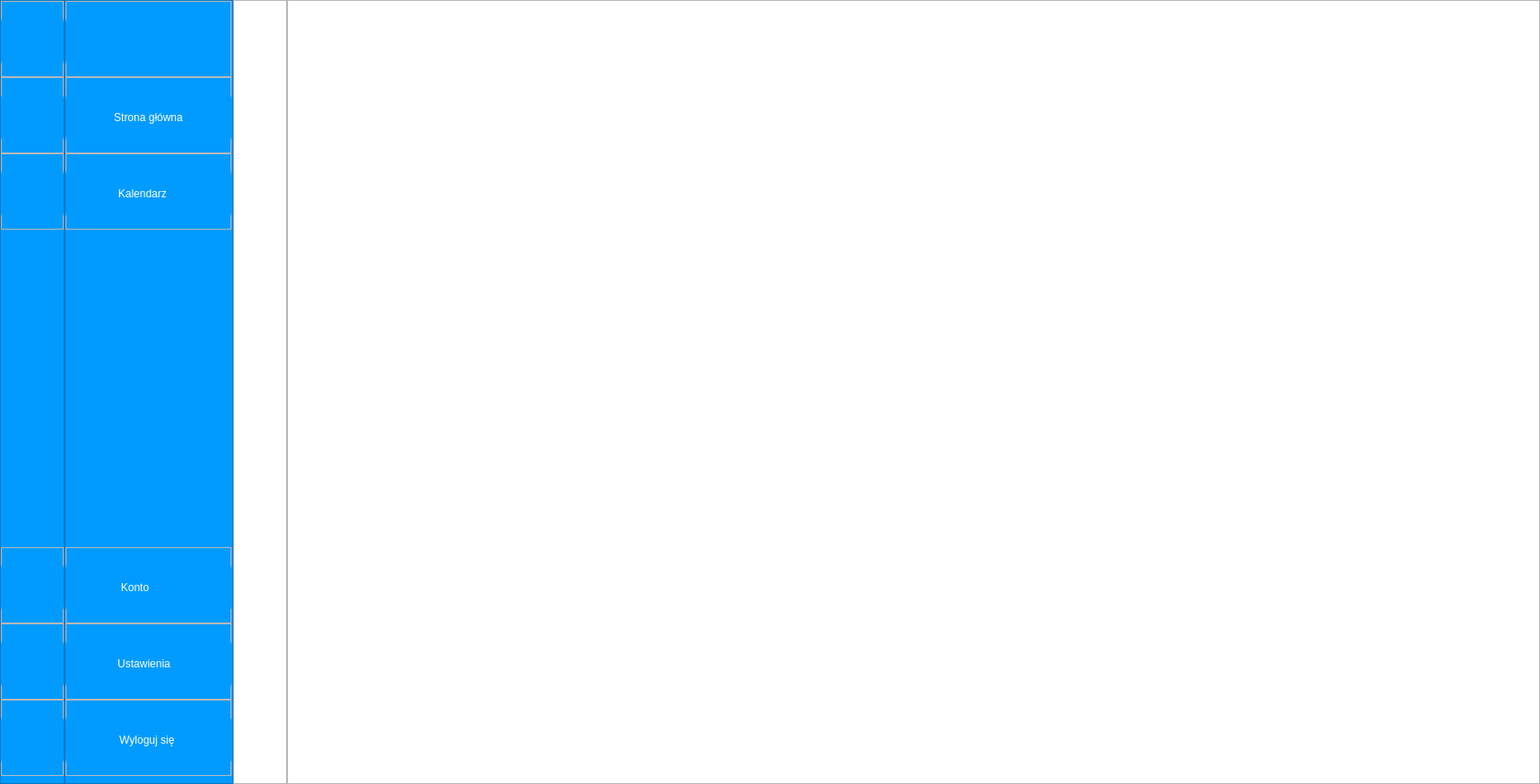
<?xml version="1.0" encoding="UTF-8"?>
<ui version="4.0">
 <class>MainWindow</class>
 <widget class="QMainWindow" name="MainWindow">
  <property name="geometry">
   <rect>
    <x>0</x>
    <y>0</y>
    <width>1717</width>
    <height>874</height>
   </rect>
  </property>
  <property name="minimumSize">
   <size>
    <width>0</width>
    <height>750</height>
   </size>
  </property>
  <property name="windowTitle">
   <string>TimeForge</string>
  </property>
  <property name="styleSheet">
   <string notr="true">QMainWindow {
	background-color: white;
}
QFrame#pasek, QFrame#pasek_hover {
	background-color: #019bff;
}
QPushButton#btn_sidebar_zwin_calosc {
	background-color:transparent;
}
QPushButton {
	background-color: #019bff; /* Kolor tła */
	border: none; /* Brak obramowania */
	color: white; /* Kolor czcionki */
	padding: 10px 20px; /* Wielkość przycisku */
	border-radius: 15px; /* Zaokrąglenie krawędzi */
}
QPushButton:hover {
	background-color: #1565C0; /* Kolor tła po najechaniu myszką */
}
QPushButton:pressed {
	background-color: #0D47A1; /* Kolor tła po kliknięciu */
}
QPushButton:checked {
	background-color: white;
	color: #019bff;
}


</string>
  </property>
  <widget class="QWidget" name="centralwidget">
   <property name="sizePolicy">
    <sizepolicy hsizetype="Minimum" vsizetype="Minimum">
     <horstretch>0</horstretch>
     <verstretch>0</verstretch>
    </sizepolicy>
   </property>
   <layout class="QHBoxLayout" name="horizontalLayout">
    <property name="spacing">
     <number>0</number>
    </property>
    <property name="leftMargin">
     <number>0</number>
    </property>
    <property name="topMargin">
     <number>0</number>
    </property>
    <property name="rightMargin">
     <number>0</number>
    </property>
    <property name="bottomMargin">
     <number>0</number>
    </property>
    <item alignment="Qt::AlignLeft">
     <widget class="QFrame" name="pasek">
      <property name="sizePolicy">
       <sizepolicy hsizetype="Minimum" vsizetype="Minimum">
        <horstretch>0</horstretch>
        <verstretch>0</verstretch>
       </sizepolicy>
      </property>
      <property name="minimumSize">
       <size>
        <width>72</width>
        <height>0</height>
       </size>
      </property>
      <property name="maximumSize">
       <size>
        <width>72</width>
        <height>16777215</height>
       </size>
      </property>
      <property name="frameShape">
       <enum>QFrame::StyledPanel</enum>
      </property>
      <property name="frameShadow">
       <enum>QFrame::Raised</enum>
      </property>
      <layout class="QVBoxLayout" name="verticalLayout_2">
       <property name="spacing">
        <number>0</number>
       </property>
       <property name="leftMargin">
        <number>0</number>
       </property>
       <property name="topMargin">
        <number>0</number>
       </property>
       <property name="rightMargin">
        <number>0</number>
       </property>
       <property name="bottomMargin">
        <number>8</number>
       </property>
       <item alignment="Qt::AlignLeft">
        <widget class="QFrame" name="frame">
         <property name="sizePolicy">
          <sizepolicy hsizetype="Expanding" vsizetype="Preferred">
           <horstretch>0</horstretch>
           <verstretch>0</verstretch>
          </sizepolicy>
         </property>
         <property name="minimumSize">
          <size>
           <width>70</width>
           <height>85</height>
          </size>
         </property>
         <property name="maximumSize">
          <size>
           <width>70</width>
           <height>85</height>
          </size>
         </property>
         <property name="frameShape">
          <enum>QFrame::StyledPanel</enum>
         </property>
         <property name="frameShadow">
          <enum>QFrame::Raised</enum>
         </property>
         <widget class="QPushButton" name="btn_sidebar_zwin">
          <property name="geometry">
           <rect>
            <x>0</x>
            <y>10</y>
            <width>70</width>
            <height>70</height>
           </rect>
          </property>
          <property name="sizePolicy">
           <sizepolicy hsizetype="Minimum" vsizetype="Minimum">
            <horstretch>0</horstretch>
            <verstretch>0</verstretch>
           </sizepolicy>
          </property>
          <property name="minimumSize">
           <size>
            <width>70</width>
            <height>70</height>
           </size>
          </property>
          <property name="maximumSize">
           <size>
            <width>70</width>
            <height>70</height>
           </size>
          </property>
          <property name="text">
           <string/>
          </property>
          <property name="icon">
           <iconset>
            <normaloff>../icons/icons_white/menu.svg</normaloff>
            <normalon>../icons/icons_blue/menu.svg</normalon>../icons/icons_white/menu.svg</iconset>
          </property>
          <property name="iconSize">
           <size>
            <width>40</width>
            <height>40</height>
           </size>
          </property>
          <property name="checkable">
           <bool>false</bool>
          </property>
         </widget>
        </widget>
       </item>
       <item>
        <widget class="QFrame" name="strona_glowna">
         <property name="sizePolicy">
          <sizepolicy hsizetype="Expanding" vsizetype="Minimum">
           <horstretch>0</horstretch>
           <verstretch>0</verstretch>
          </sizepolicy>
         </property>
         <property name="minimumSize">
          <size>
           <width>70</width>
           <height>85</height>
          </size>
         </property>
         <property name="maximumSize">
          <size>
           <width>70</width>
           <height>85</height>
          </size>
         </property>
         <property name="frameShape">
          <enum>QFrame::StyledPanel</enum>
         </property>
         <property name="frameShadow">
          <enum>QFrame::Raised</enum>
         </property>
         <widget class="QPushButton" name="btn_strona_glowna">
          <property name="geometry">
           <rect>
            <x>0</x>
            <y>10</y>
            <width>70</width>
            <height>70</height>
           </rect>
          </property>
          <property name="minimumSize">
           <size>
            <width>70</width>
            <height>70</height>
           </size>
          </property>
          <property name="maximumSize">
           <size>
            <width>70</width>
            <height>70</height>
           </size>
          </property>
          <property name="text">
           <string/>
          </property>
          <property name="icon">
           <iconset>
            <normaloff>../icons/icons_white/home.svg</normaloff>
            <normalon>../icons/icons_blue/home.svg</normalon>../icons/icons_white/home.svg</iconset>
          </property>
          <property name="iconSize">
           <size>
            <width>40</width>
            <height>40</height>
           </size>
          </property>
          <property name="shortcut">
           <string>Ctrl+H</string>
          </property>
          <property name="checkable">
           <bool>true</bool>
          </property>
          <property name="autoExclusive">
           <bool>true</bool>
          </property>
          <attribute name="buttonGroup">
           <string notr="true">grupa_przyciski</string>
          </attribute>
         </widget>
        </widget>
       </item>
       <item>
        <widget class="QFrame" name="kalendarz">
         <property name="sizePolicy">
          <sizepolicy hsizetype="Expanding" vsizetype="Minimum">
           <horstretch>0</horstretch>
           <verstretch>0</verstretch>
          </sizepolicy>
         </property>
         <property name="minimumSize">
          <size>
           <width>70</width>
           <height>85</height>
          </size>
         </property>
         <property name="maximumSize">
          <size>
           <width>70</width>
           <height>85</height>
          </size>
         </property>
         <property name="frameShape">
          <enum>QFrame::StyledPanel</enum>
         </property>
         <property name="frameShadow">
          <enum>QFrame::Raised</enum>
         </property>
         <widget class="QPushButton" name="btn_kalendarz">
          <property name="geometry">
           <rect>
            <x>0</x>
            <y>10</y>
            <width>70</width>
            <height>70</height>
           </rect>
          </property>
          <property name="minimumSize">
           <size>
            <width>70</width>
            <height>70</height>
           </size>
          </property>
          <property name="maximumSize">
           <size>
            <width>70</width>
            <height>70</height>
           </size>
          </property>
          <property name="text">
           <string/>
          </property>
          <property name="icon">
           <iconset>
            <normaloff>../icons/icons_white/calendar.svg</normaloff>
            <normalon>../icons/icons_blue/calendar.svg</normalon>../icons/icons_white/calendar.svg</iconset>
          </property>
          <property name="iconSize">
           <size>
            <width>40</width>
            <height>40</height>
           </size>
          </property>
          <property name="shortcut">
           <string>Ctrl+K</string>
          </property>
          <property name="checkable">
           <bool>true</bool>
          </property>
          <property name="autoExclusive">
           <bool>true</bool>
          </property>
          <attribute name="buttonGroup">
           <string notr="true">grupa_przyciski</string>
          </attribute>
         </widget>
        </widget>
       </item>
       <item>
        <spacer name="spacer_sidebar">
         <property name="orientation">
          <enum>Qt::Vertical</enum>
         </property>
         <property name="sizeType">
          <enum>QSizePolicy::Expanding</enum>
         </property>
         <property name="sizeHint" stdset="0">
          <size>
           <width>67</width>
           <height>177</height>
          </size>
         </property>
        </spacer>
       </item>
       <item>
        <widget class="QFrame" name="konto">
         <property name="sizePolicy">
          <sizepolicy hsizetype="Expanding" vsizetype="Minimum">
           <horstretch>0</horstretch>
           <verstretch>0</verstretch>
          </sizepolicy>
         </property>
         <property name="minimumSize">
          <size>
           <width>70</width>
           <height>85</height>
          </size>
         </property>
         <property name="maximumSize">
          <size>
           <width>70</width>
           <height>85</height>
          </size>
         </property>
         <property name="frameShape">
          <enum>QFrame::StyledPanel</enum>
         </property>
         <property name="frameShadow">
          <enum>QFrame::Raised</enum>
         </property>
         <widget class="QPushButton" name="btn_konto">
          <property name="geometry">
           <rect>
            <x>0</x>
            <y>10</y>
            <width>70</width>
            <height>70</height>
           </rect>
          </property>
          <property name="minimumSize">
           <size>
            <width>70</width>
            <height>70</height>
           </size>
          </property>
          <property name="maximumSize">
           <size>
            <width>70</width>
            <height>70</height>
           </size>
          </property>
          <property name="text">
           <string/>
          </property>
          <property name="icon">
           <iconset>
            <normaloff>../icons/icons_white/user.svg</normaloff>
            <normalon>../icons/icons_blue/user.svg</normalon>../icons/icons_white/user.svg</iconset>
          </property>
          <property name="iconSize">
           <size>
            <width>40</width>
            <height>40</height>
           </size>
          </property>
          <property name="shortcut">
           <string>Ctrl+A</string>
          </property>
          <property name="checkable">
           <bool>true</bool>
          </property>
          <property name="autoExclusive">
           <bool>true</bool>
          </property>
          <attribute name="buttonGroup">
           <string notr="true">grupa_przyciski</string>
          </attribute>
         </widget>
        </widget>
       </item>
       <item>
        <widget class="QFrame" name="ustawienia">
         <property name="sizePolicy">
          <sizepolicy hsizetype="Expanding" vsizetype="Minimum">
           <horstretch>0</horstretch>
           <verstretch>0</verstretch>
          </sizepolicy>
         </property>
         <property name="minimumSize">
          <size>
           <width>70</width>
           <height>85</height>
          </size>
         </property>
         <property name="maximumSize">
          <size>
           <width>70</width>
           <height>85</height>
          </size>
         </property>
         <property name="frameShape">
          <enum>QFrame::StyledPanel</enum>
         </property>
         <property name="frameShadow">
          <enum>QFrame::Raised</enum>
         </property>
         <widget class="QPushButton" name="btn_ustawienia">
          <property name="geometry">
           <rect>
            <x>0</x>
            <y>10</y>
            <width>70</width>
            <height>70</height>
           </rect>
          </property>
          <property name="minimumSize">
           <size>
            <width>70</width>
            <height>70</height>
           </size>
          </property>
          <property name="maximumSize">
           <size>
            <width>70</width>
            <height>70</height>
           </size>
          </property>
          <property name="text">
           <string/>
          </property>
          <property name="icon">
           <iconset>
            <normaloff>../icons/icons_white/settings.svg</normaloff>
            <normalon>../icons/icons_blue/settings.svg</normalon>../icons/icons_white/settings.svg</iconset>
          </property>
          <property name="iconSize">
           <size>
            <width>40</width>
            <height>40</height>
           </size>
          </property>
          <property name="shortcut">
           <string>Ctrl+U</string>
          </property>
          <property name="checkable">
           <bool>true</bool>
          </property>
          <property name="autoExclusive">
           <bool>true</bool>
          </property>
          <attribute name="buttonGroup">
           <string notr="true">grupa_przyciski</string>
          </attribute>
         </widget>
        </widget>
       </item>
       <item>
        <widget class="QFrame" name="wyloguj">
         <property name="sizePolicy">
          <sizepolicy hsizetype="Expanding" vsizetype="Minimum">
           <horstretch>0</horstretch>
           <verstretch>0</verstretch>
          </sizepolicy>
         </property>
         <property name="minimumSize">
          <size>
           <width>70</width>
           <height>85</height>
          </size>
         </property>
         <property name="maximumSize">
          <size>
           <width>70</width>
           <height>85</height>
          </size>
         </property>
         <property name="frameShape">
          <enum>QFrame::StyledPanel</enum>
         </property>
         <property name="frameShadow">
          <enum>QFrame::Raised</enum>
         </property>
         <widget class="QPushButton" name="btn_wyloguj">
          <property name="geometry">
           <rect>
            <x>0</x>
            <y>10</y>
            <width>70</width>
            <height>70</height>
           </rect>
          </property>
          <property name="minimumSize">
           <size>
            <width>70</width>
            <height>70</height>
           </size>
          </property>
          <property name="maximumSize">
           <size>
            <width>70</width>
            <height>70</height>
           </size>
          </property>
          <property name="text">
           <string/>
          </property>
          <property name="icon">
           <iconset>
            <normaloff>../icons/icons_white/log-out.svg</normaloff>
            <normalon>../icons/icons_blue/log-out.svg</normalon>../icons/icons_white/log-out.svg</iconset>
          </property>
          <property name="iconSize">
           <size>
            <width>40</width>
            <height>40</height>
           </size>
          </property>
          <property name="shortcut">
           <string>Ctrl+Q</string>
          </property>
          <property name="checkable">
           <bool>true</bool>
          </property>
          <property name="autoExclusive">
           <bool>true</bool>
          </property>
          <attribute name="buttonGroup">
           <string notr="true">grupa_przyciski</string>
          </attribute>
         </widget>
        </widget>
       </item>
      </layout>
     </widget>
    </item>
    <item>
     <widget class="QFrame" name="pasek_hover">
      <property name="sizePolicy">
       <sizepolicy hsizetype="Minimum" vsizetype="Minimum">
        <horstretch>0</horstretch>
        <verstretch>0</verstretch>
       </sizepolicy>
      </property>
      <property name="minimumSize">
       <size>
        <width>188</width>
        <height>0</height>
       </size>
      </property>
      <property name="maximumSize">
       <size>
        <width>188</width>
        <height>16777215</height>
       </size>
      </property>
      <property name="styleSheet">
       <string notr="true"/>
      </property>
      <property name="frameShape">
       <enum>QFrame::StyledPanel</enum>
      </property>
      <property name="frameShadow">
       <enum>QFrame::Raised</enum>
      </property>
      <layout class="QVBoxLayout" name="verticalLayout_4">
       <property name="spacing">
        <number>0</number>
       </property>
       <property name="leftMargin">
        <number>0</number>
       </property>
       <property name="topMargin">
        <number>0</number>
       </property>
       <property name="rightMargin">
        <number>0</number>
       </property>
       <property name="bottomMargin">
        <number>8</number>
       </property>
       <item alignment="Qt::AlignLeft">
        <widget class="QFrame" name="frame_3">
         <property name="sizePolicy">
          <sizepolicy hsizetype="Expanding" vsizetype="Preferred">
           <horstretch>0</horstretch>
           <verstretch>0</verstretch>
          </sizepolicy>
         </property>
         <property name="minimumSize">
          <size>
           <width>185</width>
           <height>85</height>
          </size>
         </property>
         <property name="maximumSize">
          <size>
           <width>185</width>
           <height>85</height>
          </size>
         </property>
         <property name="frameShape">
          <enum>QFrame::StyledPanel</enum>
         </property>
         <property name="frameShadow">
          <enum>QFrame::Raised</enum>
         </property>
         <widget class="QPushButton" name="btn_sidebar_zwin_2">
          <property name="geometry">
           <rect>
            <x>0</x>
            <y>10</y>
            <width>70</width>
            <height>70</height>
           </rect>
          </property>
          <property name="sizePolicy">
           <sizepolicy hsizetype="Minimum" vsizetype="Minimum">
            <horstretch>0</horstretch>
            <verstretch>0</verstretch>
           </sizepolicy>
          </property>
          <property name="minimumSize">
           <size>
            <width>70</width>
            <height>70</height>
           </size>
          </property>
          <property name="maximumSize">
           <size>
            <width>70</width>
            <height>70</height>
           </size>
          </property>
          <property name="text">
           <string/>
          </property>
          <property name="icon">
           <iconset>
            <normaloff>../icons/icons_white/menu.svg</normaloff>
            <normalon>../icons/icons_blue/menu.svg</normalon>../icons/icons_white/menu.svg</iconset>
          </property>
          <property name="iconSize">
           <size>
            <width>40</width>
            <height>40</height>
           </size>
          </property>
          <property name="checkable">
           <bool>false</bool>
          </property>
         </widget>
        </widget>
       </item>
       <item>
        <widget class="QFrame" name="strona_glowna_3">
         <property name="sizePolicy">
          <sizepolicy hsizetype="Expanding" vsizetype="Minimum">
           <horstretch>0</horstretch>
           <verstretch>0</verstretch>
          </sizepolicy>
         </property>
         <property name="minimumSize">
          <size>
           <width>185</width>
           <height>85</height>
          </size>
         </property>
         <property name="maximumSize">
          <size>
           <width>185</width>
           <height>85</height>
          </size>
         </property>
         <property name="frameShape">
          <enum>QFrame::StyledPanel</enum>
         </property>
         <property name="frameShadow">
          <enum>QFrame::Raised</enum>
         </property>
         <widget class="QPushButton" name="btn_strona_glowna_3">
          <property name="geometry">
           <rect>
            <x>0</x>
            <y>10</y>
            <width>185</width>
            <height>70</height>
           </rect>
          </property>
          <property name="minimumSize">
           <size>
            <width>185</width>
            <height>70</height>
           </size>
          </property>
          <property name="maximumSize">
           <size>
            <width>185</width>
            <height>70</height>
           </size>
          </property>
          <property name="font">
           <font>
            <pointsize>9</pointsize>
            <weight>50</weight>
            <bold>false</bold>
           </font>
          </property>
          <property name="text">
           <string>Strona główna</string>
          </property>
          <property name="icon">
           <iconset>
            <normaloff>../icons/icons_white/home.svg</normaloff>
            <normalon>../icons/icons_blue/home.svg</normalon>../icons/icons_white/home.svg</iconset>
          </property>
          <property name="iconSize">
           <size>
            <width>40</width>
            <height>40</height>
           </size>
          </property>
          <property name="shortcut">
           <string>Ctrl+H</string>
          </property>
          <property name="checkable">
           <bool>true</bool>
          </property>
          <property name="autoExclusive">
           <bool>true</bool>
          </property>
          <attribute name="buttonGroup">
           <string notr="true">grupa_przyciski_long</string>
          </attribute>
         </widget>
        </widget>
       </item>
       <item>
        <widget class="QFrame" name="kalendarz_3">
         <property name="sizePolicy">
          <sizepolicy hsizetype="Expanding" vsizetype="Minimum">
           <horstretch>0</horstretch>
           <verstretch>0</verstretch>
          </sizepolicy>
         </property>
         <property name="minimumSize">
          <size>
           <width>185</width>
           <height>85</height>
          </size>
         </property>
         <property name="maximumSize">
          <size>
           <width>185</width>
           <height>85</height>
          </size>
         </property>
         <property name="frameShape">
          <enum>QFrame::StyledPanel</enum>
         </property>
         <property name="frameShadow">
          <enum>QFrame::Raised</enum>
         </property>
         <widget class="QPushButton" name="btn_kalendarz_3">
          <property name="geometry">
           <rect>
            <x>0</x>
            <y>10</y>
            <width>185</width>
            <height>70</height>
           </rect>
          </property>
          <property name="minimumSize">
           <size>
            <width>185</width>
            <height>70</height>
           </size>
          </property>
          <property name="maximumSize">
           <size>
            <width>185</width>
            <height>70</height>
           </size>
          </property>
          <property name="font">
           <font>
            <pointsize>9</pointsize>
           </font>
          </property>
          <property name="text">
           <string> Kalendarz     </string>
          </property>
          <property name="icon">
           <iconset>
            <normaloff>../icons/icons_white/calendar.svg</normaloff>
            <normalon>../icons/icons_blue/calendar.svg</normalon>../icons/icons_white/calendar.svg</iconset>
          </property>
          <property name="iconSize">
           <size>
            <width>40</width>
            <height>40</height>
           </size>
          </property>
          <property name="shortcut">
           <string>Ctrl+K</string>
          </property>
          <property name="checkable">
           <bool>true</bool>
          </property>
          <property name="autoExclusive">
           <bool>true</bool>
          </property>
          <attribute name="buttonGroup">
           <string notr="true">grupa_przyciski_long</string>
          </attribute>
         </widget>
        </widget>
       </item>
       <item>
        <spacer name="spacer_sidebar_hover">
         <property name="orientation">
          <enum>Qt::Vertical</enum>
         </property>
         <property name="sizeType">
          <enum>QSizePolicy::Expanding</enum>
         </property>
         <property name="sizeHint" stdset="0">
          <size>
           <width>183</width>
           <height>37</height>
          </size>
         </property>
        </spacer>
       </item>
       <item>
        <widget class="QFrame" name="konto_3">
         <property name="sizePolicy">
          <sizepolicy hsizetype="Expanding" vsizetype="Minimum">
           <horstretch>0</horstretch>
           <verstretch>0</verstretch>
          </sizepolicy>
         </property>
         <property name="minimumSize">
          <size>
           <width>185</width>
           <height>85</height>
          </size>
         </property>
         <property name="maximumSize">
          <size>
           <width>185</width>
           <height>85</height>
          </size>
         </property>
         <property name="frameShape">
          <enum>QFrame::StyledPanel</enum>
         </property>
         <property name="frameShadow">
          <enum>QFrame::Raised</enum>
         </property>
         <widget class="QPushButton" name="btn_konto_3">
          <property name="geometry">
           <rect>
            <x>0</x>
            <y>10</y>
            <width>185</width>
            <height>70</height>
           </rect>
          </property>
          <property name="minimumSize">
           <size>
            <width>185</width>
            <height>70</height>
           </size>
          </property>
          <property name="maximumSize">
           <size>
            <width>185</width>
            <height>70</height>
           </size>
          </property>
          <property name="font">
           <font>
            <pointsize>9</pointsize>
           </font>
          </property>
          <property name="text">
           <string> Konto          </string>
          </property>
          <property name="icon">
           <iconset>
            <normaloff>../icons/icons_white/user.svg</normaloff>
            <normalon>../icons/icons_blue/user.svg</normalon>../icons/icons_white/user.svg</iconset>
          </property>
          <property name="iconSize">
           <size>
            <width>40</width>
            <height>40</height>
           </size>
          </property>
          <property name="shortcut">
           <string>Ctrl+A</string>
          </property>
          <property name="checkable">
           <bool>true</bool>
          </property>
          <property name="autoExclusive">
           <bool>true</bool>
          </property>
          <attribute name="buttonGroup">
           <string notr="true">grupa_przyciski_long</string>
          </attribute>
         </widget>
        </widget>
       </item>
       <item>
        <widget class="QFrame" name="ustawienia_3">
         <property name="sizePolicy">
          <sizepolicy hsizetype="Expanding" vsizetype="Minimum">
           <horstretch>0</horstretch>
           <verstretch>0</verstretch>
          </sizepolicy>
         </property>
         <property name="minimumSize">
          <size>
           <width>185</width>
           <height>85</height>
          </size>
         </property>
         <property name="maximumSize">
          <size>
           <width>185</width>
           <height>85</height>
          </size>
         </property>
         <property name="frameShape">
          <enum>QFrame::StyledPanel</enum>
         </property>
         <property name="frameShadow">
          <enum>QFrame::Raised</enum>
         </property>
         <widget class="QPushButton" name="btn_ustawienia_3">
          <property name="geometry">
           <rect>
            <x>0</x>
            <y>10</y>
            <width>185</width>
            <height>70</height>
           </rect>
          </property>
          <property name="minimumSize">
           <size>
            <width>185</width>
            <height>70</height>
           </size>
          </property>
          <property name="maximumSize">
           <size>
            <width>185</width>
            <height>70</height>
           </size>
          </property>
          <property name="font">
           <font>
            <pointsize>9</pointsize>
           </font>
          </property>
          <property name="text">
           <string> Ustawienia    </string>
          </property>
          <property name="icon">
           <iconset>
            <normaloff>../icons/icons_white/settings.svg</normaloff>
            <normalon>../icons/icons_blue/settings.svg</normalon>../icons/icons_white/settings.svg</iconset>
          </property>
          <property name="iconSize">
           <size>
            <width>40</width>
            <height>40</height>
           </size>
          </property>
          <property name="shortcut">
           <string>Ctrl+U</string>
          </property>
          <property name="checkable">
           <bool>true</bool>
          </property>
          <property name="autoExclusive">
           <bool>true</bool>
          </property>
          <attribute name="buttonGroup">
           <string notr="true">grupa_przyciski_long</string>
          </attribute>
         </widget>
        </widget>
       </item>
       <item>
        <widget class="QFrame" name="wyloguj_3">
         <property name="sizePolicy">
          <sizepolicy hsizetype="Expanding" vsizetype="Minimum">
           <horstretch>0</horstretch>
           <verstretch>0</verstretch>
          </sizepolicy>
         </property>
         <property name="minimumSize">
          <size>
           <width>185</width>
           <height>85</height>
          </size>
         </property>
         <property name="maximumSize">
          <size>
           <width>185</width>
           <height>85</height>
          </size>
         </property>
         <property name="frameShape">
          <enum>QFrame::StyledPanel</enum>
         </property>
         <property name="frameShadow">
          <enum>QFrame::Raised</enum>
         </property>
         <widget class="QPushButton" name="btn_wyloguj_3">
          <property name="geometry">
           <rect>
            <x>0</x>
            <y>10</y>
            <width>185</width>
            <height>70</height>
           </rect>
          </property>
          <property name="minimumSize">
           <size>
            <width>185</width>
            <height>70</height>
           </size>
          </property>
          <property name="maximumSize">
           <size>
            <width>185</width>
            <height>70</height>
           </size>
          </property>
          <property name="font">
           <font>
            <pointsize>9</pointsize>
           </font>
          </property>
          <property name="text">
           <string> Wyloguj się  </string>
          </property>
          <property name="icon">
           <iconset>
            <normaloff>../icons/icons_white/log-out.svg</normaloff>
            <normalon>../icons/icons_blue/log-out.svg</normalon>../icons/icons_white/log-out.svg</iconset>
          </property>
          <property name="iconSize">
           <size>
            <width>40</width>
            <height>40</height>
           </size>
          </property>
          <property name="shortcut">
           <string>Ctrl+Q</string>
          </property>
          <property name="checkable">
           <bool>true</bool>
          </property>
          <property name="autoExclusive">
           <bool>true</bool>
          </property>
          <attribute name="buttonGroup">
           <string notr="true">grupa_przyciski_long</string>
          </attribute>
         </widget>
        </widget>
       </item>
      </layout>
     </widget>
    </item>
    <item>
     <widget class="QFrame" name="pasek_zwiniety">
      <property name="minimumSize">
       <size>
        <width>60</width>
        <height>0</height>
       </size>
      </property>
      <property name="maximumSize">
       <size>
        <width>60</width>
        <height>16777215</height>
       </size>
      </property>
      <property name="frameShape">
       <enum>QFrame::StyledPanel</enum>
      </property>
      <property name="frameShadow">
       <enum>QFrame::Raised</enum>
      </property>
      <widget class="QPushButton" name="btn_sidebar_zwin_calosc">
       <property name="geometry">
        <rect>
         <x>0</x>
         <y>10</y>
         <width>70</width>
         <height>70</height>
        </rect>
       </property>
       <property name="sizePolicy">
        <sizepolicy hsizetype="Minimum" vsizetype="Minimum">
         <horstretch>0</horstretch>
         <verstretch>0</verstretch>
        </sizepolicy>
       </property>
       <property name="minimumSize">
        <size>
         <width>70</width>
         <height>70</height>
        </size>
       </property>
       <property name="maximumSize">
        <size>
         <width>70</width>
         <height>70</height>
        </size>
       </property>
       <property name="text">
        <string/>
       </property>
       <property name="icon">
        <iconset resource="../icons/ikony.qrc">
         <normaloff>:/niebieskie/icons_blue/menu.svg</normaloff>
         <normalon>../icons/icons_blue/menu.svg</normalon>:/niebieskie/icons_blue/menu.svg</iconset>
       </property>
       <property name="iconSize">
        <size>
         <width>40</width>
         <height>40</height>
        </size>
       </property>
       <property name="checkable">
        <bool>false</bool>
       </property>
      </widget>
     </widget>
    </item>
    <item>
     <widget class="QFrame" name="srodek">
      <property name="sizePolicy">
       <sizepolicy hsizetype="Expanding" vsizetype="Expanding">
        <horstretch>0</horstretch>
        <verstretch>0</verstretch>
       </sizepolicy>
      </property>
      <property name="minimumSize">
       <size>
        <width>0</width>
        <height>0</height>
       </size>
      </property>
      <property name="maximumSize">
       <size>
        <width>1677215</width>
        <height>16777215</height>
       </size>
      </property>
      <property name="frameShape">
       <enum>QFrame::StyledPanel</enum>
      </property>
      <property name="frameShadow">
       <enum>QFrame::Raised</enum>
      </property>
      <layout class="QVBoxLayout" name="verticalLayout">
       <property name="spacing">
        <number>0</number>
       </property>
       <property name="leftMargin">
        <number>0</number>
       </property>
       <property name="topMargin">
        <number>0</number>
       </property>
       <property name="rightMargin">
        <number>0</number>
       </property>
       <property name="bottomMargin">
        <number>0</number>
       </property>
       <item>
        <widget class="QStackedWidget" name="zawartosc_okna">
         <widget class="QWidget" name="page"/>
         <widget class="QWidget" name="page_2"/>
        </widget>
       </item>
      </layout>
     </widget>
    </item>
   </layout>
  </widget>
 </widget>
 <resources>
  <include location="../icons/ikony.qrc"/>
 </resources>
 <connections>
  <connection>
   <sender>btn_strona_glowna</sender>
   <signal>pressed()</signal>
   <receiver>btn_strona_glowna_3</receiver>
   <slot>toggle()</slot>
   <hints>
    <hint type="sourcelabel">
     <x>42</x>
     <y>133</y>
    </hint>
    <hint type="destinationlabel">
     <x>114</x>
     <y>134</y>
    </hint>
   </hints>
  </connection>
  <connection>
   <sender>btn_strona_glowna_3</sender>
   <signal>pressed()</signal>
   <receiver>btn_strona_glowna</receiver>
   <slot>toggle()</slot>
   <hints>
    <hint type="sourcelabel">
     <x>96</x>
     <y>150</y>
    </hint>
    <hint type="destinationlabel">
     <x>51</x>
     <y>154</y>
    </hint>
   </hints>
  </connection>
  <connection>
   <sender>btn_kalendarz</sender>
   <signal>pressed()</signal>
   <receiver>btn_kalendarz_3</receiver>
   <slot>toggle()</slot>
   <hints>
    <hint type="sourcelabel">
     <x>38</x>
     <y>218</y>
    </hint>
    <hint type="destinationlabel">
     <x>126</x>
     <y>218</y>
    </hint>
   </hints>
  </connection>
  <connection>
   <sender>btn_kalendarz_3</sender>
   <signal>pressed()</signal>
   <receiver>btn_kalendarz</receiver>
   <slot>toggle()</slot>
   <hints>
    <hint type="sourcelabel">
     <x>116</x>
     <y>232</y>
    </hint>
    <hint type="destinationlabel">
     <x>39</x>
     <y>232</y>
    </hint>
   </hints>
  </connection>
  <connection>
   <sender>btn_konto</sender>
   <signal>pressed()</signal>
   <receiver>btn_konto_3</receiver>
   <slot>toggle()</slot>
   <hints>
    <hint type="sourcelabel">
     <x>34</x>
     <y>612</y>
    </hint>
    <hint type="destinationlabel">
     <x>202</x>
     <y>612</y>
    </hint>
   </hints>
  </connection>
  <connection>
   <sender>btn_konto_3</sender>
   <signal>pressed()</signal>
   <receiver>btn_konto</receiver>
   <slot>toggle()</slot>
   <hints>
    <hint type="sourcelabel">
     <x>163</x>
     <y>612</y>
    </hint>
    <hint type="destinationlabel">
     <x>47</x>
     <y>612</y>
    </hint>
   </hints>
  </connection>
  <connection>
   <sender>btn_ustawienia</sender>
   <signal>pressed()</signal>
   <receiver>btn_ustawienia_3</receiver>
   <slot>toggle()</slot>
   <hints>
    <hint type="sourcelabel">
     <x>46</x>
     <y>697</y>
    </hint>
    <hint type="destinationlabel">
     <x>182</x>
     <y>697</y>
    </hint>
   </hints>
  </connection>
  <connection>
   <sender>btn_ustawienia_3</sender>
   <signal>pressed()</signal>
   <receiver>btn_ustawienia</receiver>
   <slot>toggle()</slot>
   <hints>
    <hint type="sourcelabel">
     <x>156</x>
     <y>697</y>
    </hint>
    <hint type="destinationlabel">
     <x>47</x>
     <y>697</y>
    </hint>
   </hints>
  </connection>
  <connection>
   <sender>btn_wyloguj</sender>
   <signal>pressed()</signal>
   <receiver>btn_wyloguj_3</receiver>
   <slot>toggle()</slot>
   <hints>
    <hint type="sourcelabel">
     <x>53</x>
     <y>782</y>
    </hint>
    <hint type="destinationlabel">
     <x>178</x>
     <y>782</y>
    </hint>
   </hints>
  </connection>
  <connection>
   <sender>btn_wyloguj_3</sender>
   <signal>pressed()</signal>
   <receiver>btn_wyloguj</receiver>
   <slot>toggle()</slot>
   <hints>
    <hint type="sourcelabel">
     <x>170</x>
     <y>782</y>
    </hint>
    <hint type="destinationlabel">
     <x>48</x>
     <y>782</y>
    </hint>
   </hints>
  </connection>
  <connection>
   <sender>btn_sidebar_zwin</sender>
   <signal>pressed()</signal>
   <receiver>btn_sidebar_zwin_calosc</receiver>
   <slot>show()</slot>
   <hints>
    <hint type="sourcelabel">
     <x>35</x>
     <y>53</y>
    </hint>
    <hint type="destinationlabel">
     <x>279</x>
     <y>56</y>
    </hint>
   </hints>
  </connection>
  <connection>
   <sender>btn_sidebar_zwin</sender>
   <signal>pressed()</signal>
   <receiver>pasek</receiver>
   <slot>hide()</slot>
   <hints>
    <hint type="sourcelabel">
     <x>41</x>
     <y>27</y>
    </hint>
    <hint type="destinationlabel">
     <x>63</x>
     <y>358</y>
    </hint>
   </hints>
  </connection>
  <connection>
   <sender>btn_sidebar_zwin</sender>
   <signal>pressed()</signal>
   <receiver>pasek_hover</receiver>
   <slot>hide()</slot>
   <hints>
    <hint type="sourcelabel">
     <x>35</x>
     <y>72</y>
    </hint>
    <hint type="destinationlabel">
     <x>257</x>
     <y>362</y>
    </hint>
   </hints>
  </connection>
  <connection>
   <sender>btn_sidebar_zwin_calosc</sender>
   <signal>pressed()</signal>
   <receiver>pasek</receiver>
   <slot>show()</slot>
   <hints>
    <hint type="sourcelabel">
     <x>291</x>
     <y>35</y>
    </hint>
    <hint type="destinationlabel">
     <x>35</x>
     <y>354</y>
    </hint>
   </hints>
  </connection>
  <connection>
   <sender>btn_sidebar_zwin_calosc</sender>
   <signal>pressed()</signal>
   <receiver>btn_sidebar_zwin_calosc</receiver>
   <slot>hide()</slot>
   <hints>
    <hint type="sourcelabel">
     <x>320</x>
     <y>41</y>
    </hint>
    <hint type="destinationlabel">
     <x>322</x>
     <y>51</y>
    </hint>
   </hints>
  </connection>
  <connection>
   <sender>btn_sidebar_zwin_2</sender>
   <signal>pressed()</signal>
   <receiver>pasek_hover</receiver>
   <slot>hide()</slot>
   <hints>
    <hint type="sourcelabel">
     <x>111</x>
     <y>36</y>
    </hint>
    <hint type="destinationlabel">
     <x>249</x>
     <y>306</y>
    </hint>
   </hints>
  </connection>
  <connection>
   <sender>btn_sidebar_zwin_2</sender>
   <signal>pressed()</signal>
   <receiver>pasek</receiver>
   <slot>hide()</slot>
   <hints>
    <hint type="sourcelabel">
     <x>123</x>
     <y>73</y>
    </hint>
    <hint type="destinationlabel">
     <x>67</x>
     <y>422</y>
    </hint>
   </hints>
  </connection>
  <connection>
   <sender>btn_sidebar_zwin_2</sender>
   <signal>pressed()</signal>
   <receiver>btn_sidebar_zwin_calosc</receiver>
   <slot>show()</slot>
   <hints>
    <hint type="sourcelabel">
     <x>96</x>
     <y>68</y>
    </hint>
    <hint type="destinationlabel">
     <x>277</x>
     <y>65</y>
    </hint>
   </hints>
  </connection>
 </connections>
 <buttongroups>
  <buttongroup name="grupa_przyciski"/>
  <buttongroup name="grupa_przyciski_long"/>
 </buttongroups>
</ui>
